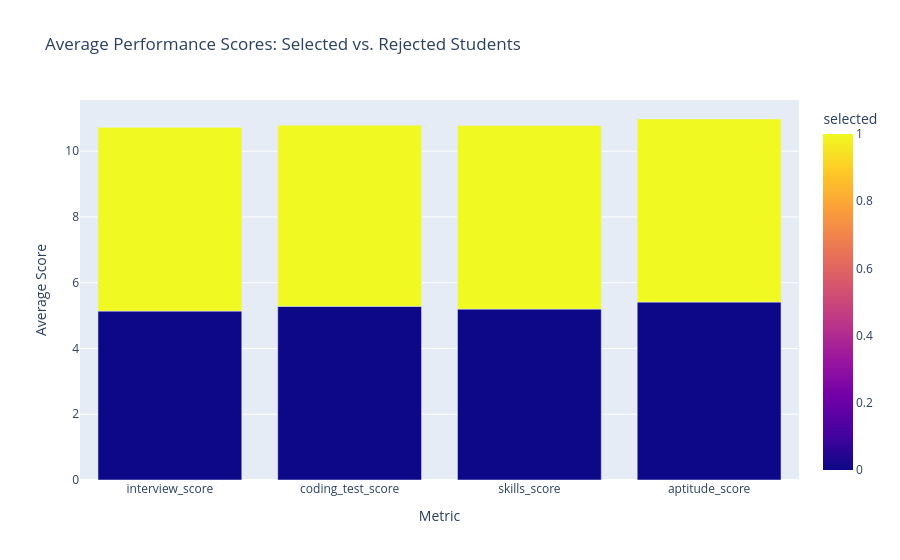

Here is the notebook cell this chart was saved with:
### Markdown cell above
Question 6: Success Indicators (Mean & Median)
Identify the exact "Target Scores" for successful candidates across key metrics.

### Code cell
# Compare the averages of successful vs. unsuccessful candidates
metrics = ['interview_score', 'coding_test_score', 'skills_score', 'aptitude_score']
success_profile = df.groupby('selected')[metrics].mean().reset_index()

# Reshape for plotting
success_profile_melted = success_profile.melt(id_vars='selected', var_name='Metric', value_name='Average Score')

fig6 = px.bar(success_profile_melted, x='Metric', y='Average Score', 
             color='selected', barmode='group',
             title='Average Performance Scores: Selected vs. Rejected Students',
             color_discrete_map={0: 'lightcoral', 1: 'royalblue'})
fig6.show()

### Figure 1 — Plotly figure (JSON) as saved in the notebook; plotly's stock layout.template omitted (floating-point values rounded to 4 significant figures)
{"data": [{"alignmentgroup": "True", "hovertemplate": "Metric=%{x}<br>Average Score=%{y}<br>selected=%{marker.color}<extra></extra>", "legendgroup": "", "marker": {"color": [0, 1, 0, 1, 0, 1, 0, 1], "coloraxis": "coloraxis", "pattern": {"shape": ""}}, "name": "", "offsetgroup": "", "orientation": "v", "showlegend": false, "textposition": "auto", "type": "bar", "x": ["interview_score", "interview_score", "coding_test_score", "coding_test_score", "skills_score", "skills_score", "aptitude_score", "aptitude_score"], "xaxis": "x", "y": [5.137, 5.588, 5.281, 5.509, 5.198, 5.581, 5.411, 5.568], "yaxis": "y"}], "layout": {"barmode": "group", "coloraxis": {"colorbar": {"title": {"text": "selected"}}, "colorscale": [[0, "#0d0887"], [0.1111, "#46039f"], [0.2222, "#7201a8"], [0.3333, "#9c179e"], [0.4444, "#bd3786"], [0.5556, "#d8576b"], [0.6667, "#ed7953"], [0.7778, "#fb9f3a"], [0.8889, "#fdca26"], [1, "#f0f921"]]}, "legend": {"tracegroupgap": 0}, "title": {"text": "Average Performance Scores: Selected vs. Rejected Students"}, "xaxis": {"anchor": "y", "domain": [0, 1], "title": {"text": "Metric"}}, "yaxis": {"anchor": "x", "domain": [0, 1], "title": {"text": "Average Score"}}}}
